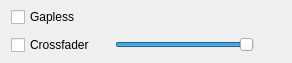
<?xml version="1.0" encoding="UTF-8"?>
<ui version="4.0">
 <class>GUI_Crossfader</class>
 <widget class="QWidget" name="GUI_Crossfader">
  <property name="geometry">
   <rect>
    <x>0</x>
    <y>0</y>
    <width>292</width>
    <height>63</height>
   </rect>
  </property>
  <layout class="QGridLayout" name="grid_layout">
   <property name="topMargin">
    <number>5</number>
   </property>
   <property name="bottomMargin">
    <number>5</number>
   </property>
   <property name="horizontalSpacing">
    <number>20</number>
   </property>
   <item row="1" column="0">
    <widget class="QCheckBox" name="cb_crossfader">
     <property name="text">
      <string notr="true">Crossfader</string>
     </property>
    </widget>
   </item>
   <item row="1" column="2">
    <widget class="QLabel" name="lab_crossfader">
     <property name="text">
      <string notr="true"/>
     </property>
     <property name="alignment">
      <set>Qt::AlignRight|Qt::AlignTrailing|Qt::AlignVCenter</set>
     </property>
    </widget>
   </item>
   <item row="1" column="1">
    <widget class="Gui::Slider" name="sli_crossfader">
     <property name="minimum">
      <number>500</number>
     </property>
     <property name="maximum">
      <number>5000</number>
     </property>
     <property name="singleStep">
      <number>100</number>
     </property>
     <property name="pageStep">
      <number>1000</number>
     </property>
     <property name="value">
      <number>5000</number>
     </property>
     <property name="sliderPosition">
      <number>5000</number>
     </property>
     <property name="orientation">
      <enum>Qt::Horizontal</enum>
     </property>
    </widget>
   </item>
   <item row="0" column="0" colspan="3">
    <widget class="QCheckBox" name="cb_gapless">
     <property name="text">
      <string notr="true">Gapless</string>
     </property>
    </widget>
   </item>
  </layout>
 </widget>
 <customwidgets>
  <customwidget>
   <class>Gui::Slider</class>
   <extends>QSlider</extends>
   <header>Gui/Utils/Widgets/Slider.h</header>
  </customwidget>
 </customwidgets>
 <resources/>
 <connections/>
</ui>
